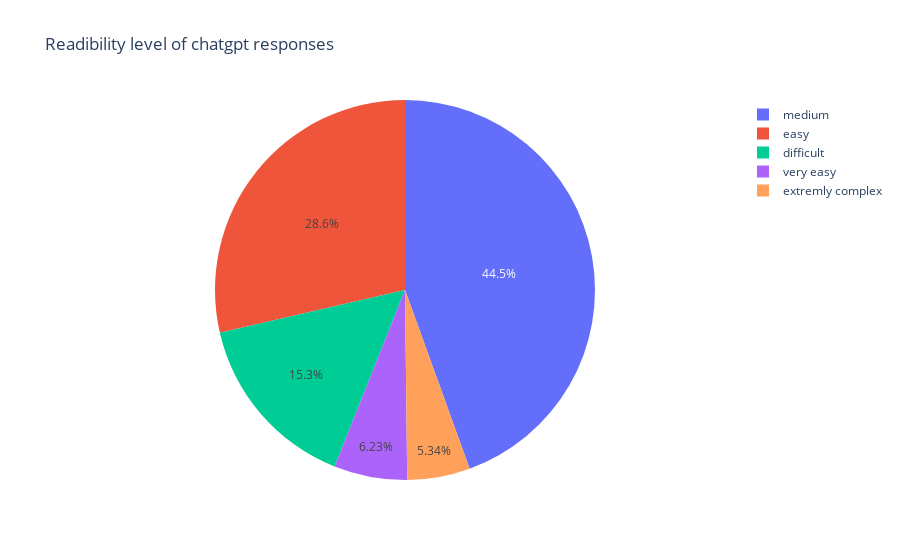

Write notebook code for a chart like this one.
### Code cell
px.pie(df, names='readibility_level', 
       title='Readibility level of chatgpt responses')

### Figure 1 — Plotly figure (JSON) as saved in the notebook; plotly's stock layout.template omitted (floating-point values rounded to 4 significant figures; data arrays with more than 128 entries replaced by an {"elided": "..."} marker saying what was removed)
{"data": [{"domain": {"x": [0, 1], "y": [0, 1]}, "hovertemplate": "readibility_level=%{label}<extra></extra>", "labels": {"elided": "52002 str values"}, "legendgroup": "", "name": "", "showlegend": true, "type": "pie"}], "layout": {"legend": {"tracegroupgap": 0}, "title": {"text": "Readibility level of chatgpt responses"}}}
